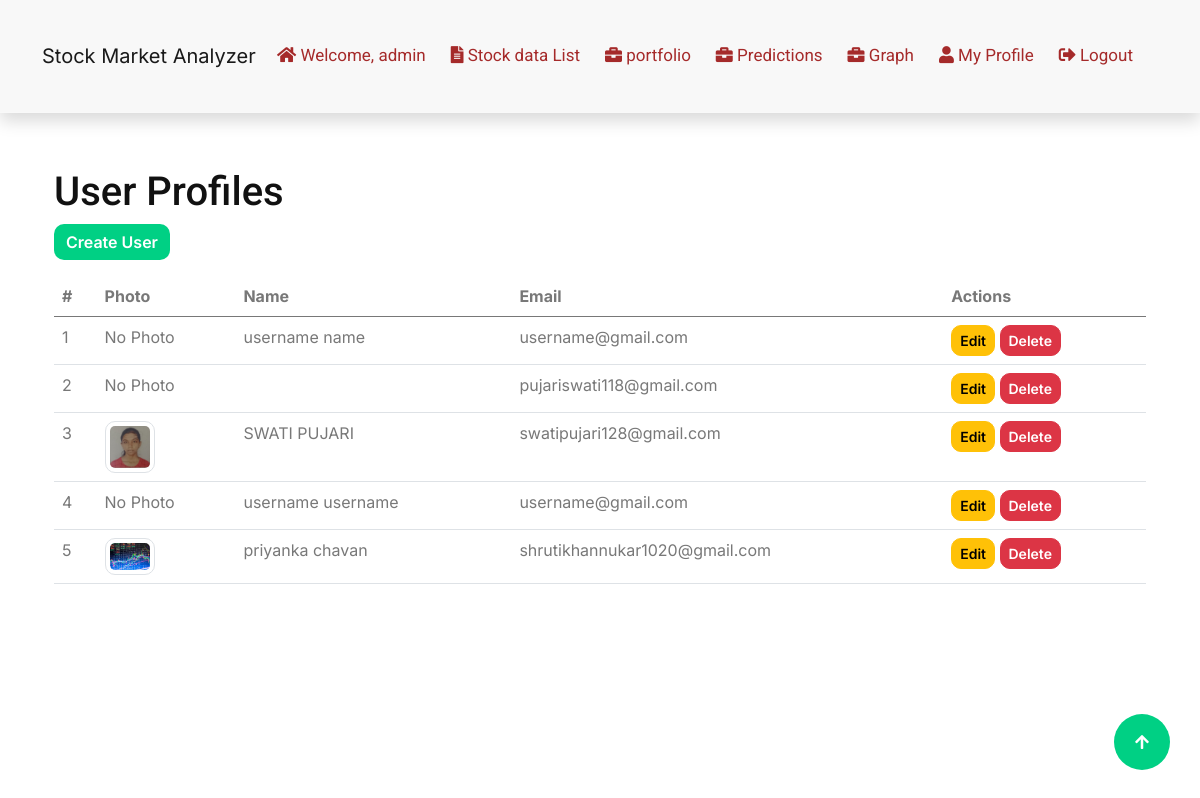
The page /users/ (signed in) on the database its author committed.
### myapp/models.py (models this page shows)
class CustomUser(AbstractUser):
    photo = models.ImageField(upload_to='user_photos/', null=True, blank=True)
    groups = models.ManyToManyField(
        Group,
        related_name="customuser_groups",
        blank=True,
    )
    user_permissions = models.ManyToManyField(
        Permission,
        related_name="customuser_permissions",
        blank=True,
    )

### myapp/views.py (the view)
# urls.py: path('users/', views.user_list, name='user_list'),
@login_required
def user_list(request):
    users = CustomUser.objects.all()
    return render(request, 'user/user_list.html', {'users': users})

### templates/user/user_list.html (shortened to what this page needs)
{% extends 'base.html' %}
{% block content %}
<div class="container mt-5">
    <h1>User Profiles</h1>
    <a href="{% url 'user_create' %}" class="btn btn-primary mb-3">Create User</a>
    <table class="table">
        <thead>
            <tr>
                <th>#</th>
                <th>Photo</th>
                <th>Name</th>
                <th>Email</th>
                <th>Actions</th>
            </tr>
        </thead>
        <tbody>
            {% for user in users %}
            <tr>
                <td>{{ forloop.counter }}</td>
                <td>
                    {% if user.photo %}
                        <img src="{{ user.photo.url }}" alt="Photo" class="img-thumbnail" style="width: 50px;">
                    {% else %}
                        No Photo
                    {% endif %}
                </td>
                <td>{{ user.first_name }} {{ user.last_name }}</td>
                <td>{{ user.email }}</td>
                <td>
                    <a href="{% url 'user_update' user.pk %}" class="btn btn-sm btn-warning">Edit</a>
                    <form action="{% url 'user_delete' user.pk %}" method="post" style="display: inline;">
                        <button type="submit" class="btn btn-sm btn-danger">Delete</button>
                    </form>
                </td>
            </tr>
            {% endfor %}
        </tbody>
    </table>
</div>
{% endblock %}

### templates/base.html (shortened to what this page needs)
<!DOCTYPE html>
{% load static %}
<html lang="en">
<head>
    <link rel="stylesheet" href="https://use.fontawesome.com/releases/v5.15.4/css/all.css"/>
    <link href="https://cdn.jsdelivr.net/npm/bootstrap-icons@1.4.1/font/bootstrap-icons.css" rel="stylesheet">
    <link rel="stylesheet" href="{%  static 'lib/animate/animate.min.css' %}"/>
    <link href="{%  static 'lib/lightbox/css/lightbox.min.css' %}" rel="stylesheet">
    <link href="{%  static 'lib/owlcarousel/assets/owl.carousel.min.css' %}" rel="stylesheet">
    <link href="{%  static 'css/bootstrap.min.css' %}" rel="stylesheet">
    <link href="{%  static 'css/style.css' %}" rel="stylesheet">
</head>
<body>
    <nav class="navbar navbar-expand-lg navbar-light bg-light shadow">
        <div class="container">
            <a class="navbar-brand" href="/">Stock Market Analyzer</a>
            <div class="collapse navbar-collapse" id="navbarNav">
                <ul class="navbar-nav ms-auto">
                    {% if user.is_authenticated %}
                        <li class="nav-item">
                            <a class="nav-link" href="/" style="color: brown;">
                                <i class="fas fa-home"></i> Welcome, {{ user.username }}
                            </a>
                        </li>
                        <li class="nav-item">
                            <a class="nav-link" href="{% url 'stock_data_list' %}" style="color: brown;">
                                <i class="fas fa-file-alt"></i> Stock data List
                            </a>
                        </li>
                        <li class="nav-item">
                            <a class="nav-link" href="{% url 'portfolio_list' %}" style="color: brown;">
                                <i class="fas fa-briefcase"></i> portfolio
                            </a>
                        </li>
                        <li class="nav-item">
                            <a class="nav-link" href="{% url 'generate_predictions' %}" style="color: brown;">
                                <i class="fas fa-briefcase"></i> Predictions
                            </a>
                        </li>
                        <li class="nav-item">
                            <a class="nav-link" href="{% url 'graph' %}" style="color: brown;">
                                <i class="fas fa-briefcase"></i> Graph
                            </a>
                        </li>
                        <li class="nav-item">
                            <a class="nav-link" href="{% url 'profile' %}" style="color: brown;">
                                <i class="fas fa-user"></i> My Profile
                            </a>
                        </li>
                        <li class="nav-item">
                            <a class="nav-link" href="{% url 'logout' %}" style="color: brown;">
                                <i class="fas fa-sign-out-alt"></i> Logout
                            </a>
                        </li>
                    {% endif %}
                </ul>
            </div>
        </div>
    </nav>
        <div class="container mt-4" style="margin-top: 200px;">
            <br><br><br><br>
            {% block content %}{% endblock %}
        </div>
        <a href="#" class="btn btn-primary btn-lg-square rounded-circle back-to-top"><i class="fa fa-arrow-up"></i></a>
</body>
</html>

### static/css/style.css (style rules this page uses)
.back-to-top { position: fixed; right: 30px; bottom: 30px; transition: 0.5s; z-index: 99; }
.btn { font-weight: 600; transition: .5s; }
.btn-lg-square { width: 56px; height: 56px; }
.btn-square, .btn-sm-square, .btn-md-square, .btn-lg-square, .btn-xl-square { padding: 0; display: flex; align-items: center; justify-content: center; font-weight: normal; }
.btn.btn-primary { color: var(--bs-white); border: none; }
.navbar-light .navbar-nav .nav-link { font-family: 'Roboto', sans-serif; position: relative; margin-right: 25px; padding: 35px 0; color: var(--bs-white); font-size: 17px; font-weight: 400; outline: none; transition: .5s; }
.navbar-light .navbar-nav .nav-item .nav-link { color: var(--bs-white); }
@media (min-width: 992px) { .navbar-light { position: absolute; width: 100%; top: 0; left: 0; border-bottom: 1px solid rgba(255, 255, 255, .1); z-index: 999; } }
@media (min-width: 992px) { .navbar-light .navbar-nav .nav-link::before { position: absolute; content: ""; width: 0; height: 2px; bottom: -1px; left: 50%; background: var(--bs-primary); transition: .5s; } }
@media (min-width: 992px) { .navbar-light .navbar-nav .nav-link::after { position: absolute; content: ""; width: 0; height: 0; bottom: -1px; left: 50%; background: var(--bs-primary); transition: .5s; } }

### rows shown on the page
CustomUser: username "admin", photo "No Photo", email "pujariswati118@gmail.com"
CustomUser: photo "No Photo", first_name "username", last_name "name", email "username@gmail.com"
CustomUser: photo (picture), first_name "SWATI", last_name "PUJARI", email "swatipujari128@gmail.com"
CustomUser: photo "No Photo", first_name "username", last_name "username", email "username@gmail.com"
CustomUser: photo (picture), first_name "priyanka", last_name "chavan", email "shrutikhannukar1020@gmail.com"
